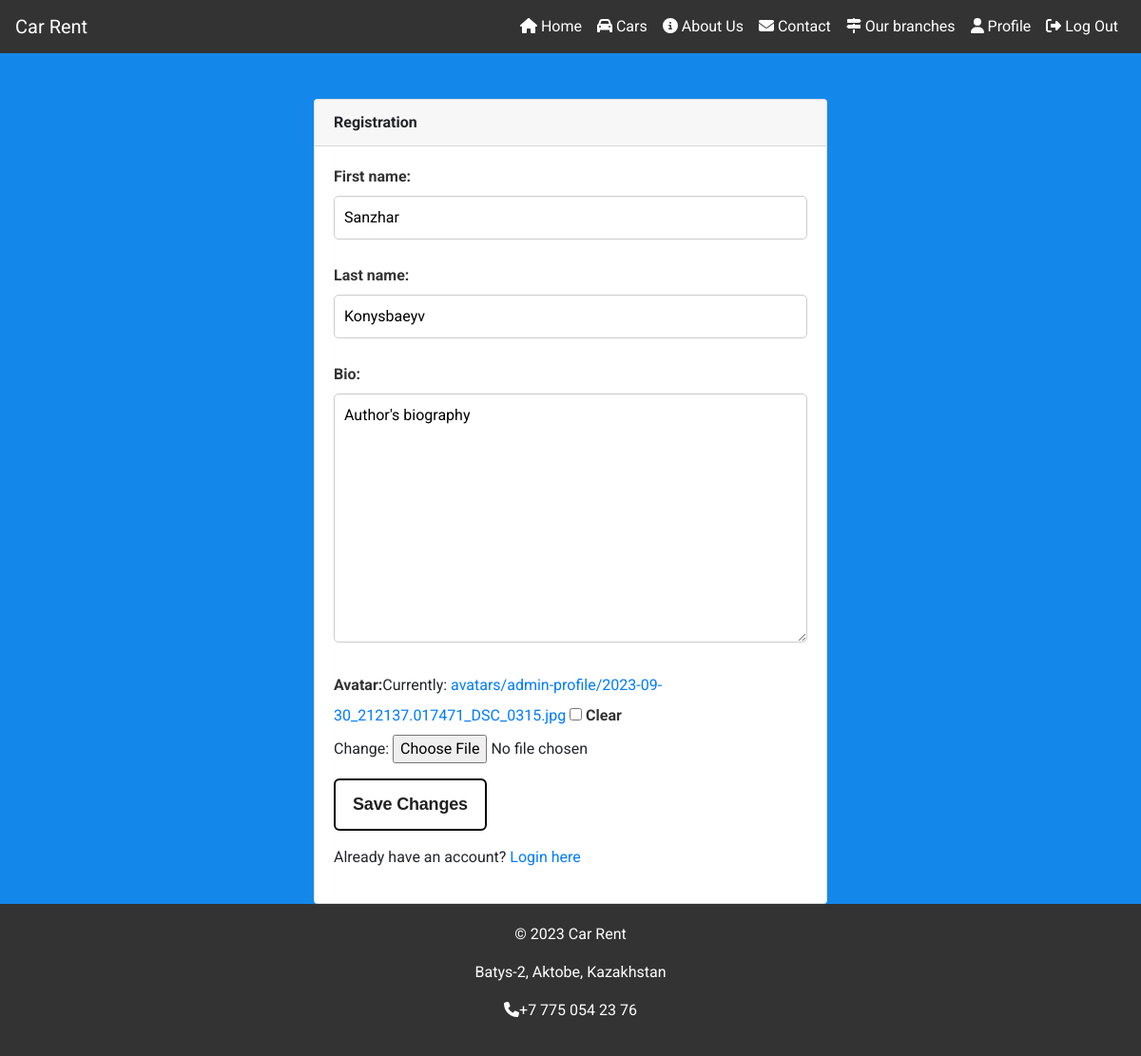
The app's page /update_profile/ (signed in), older data.
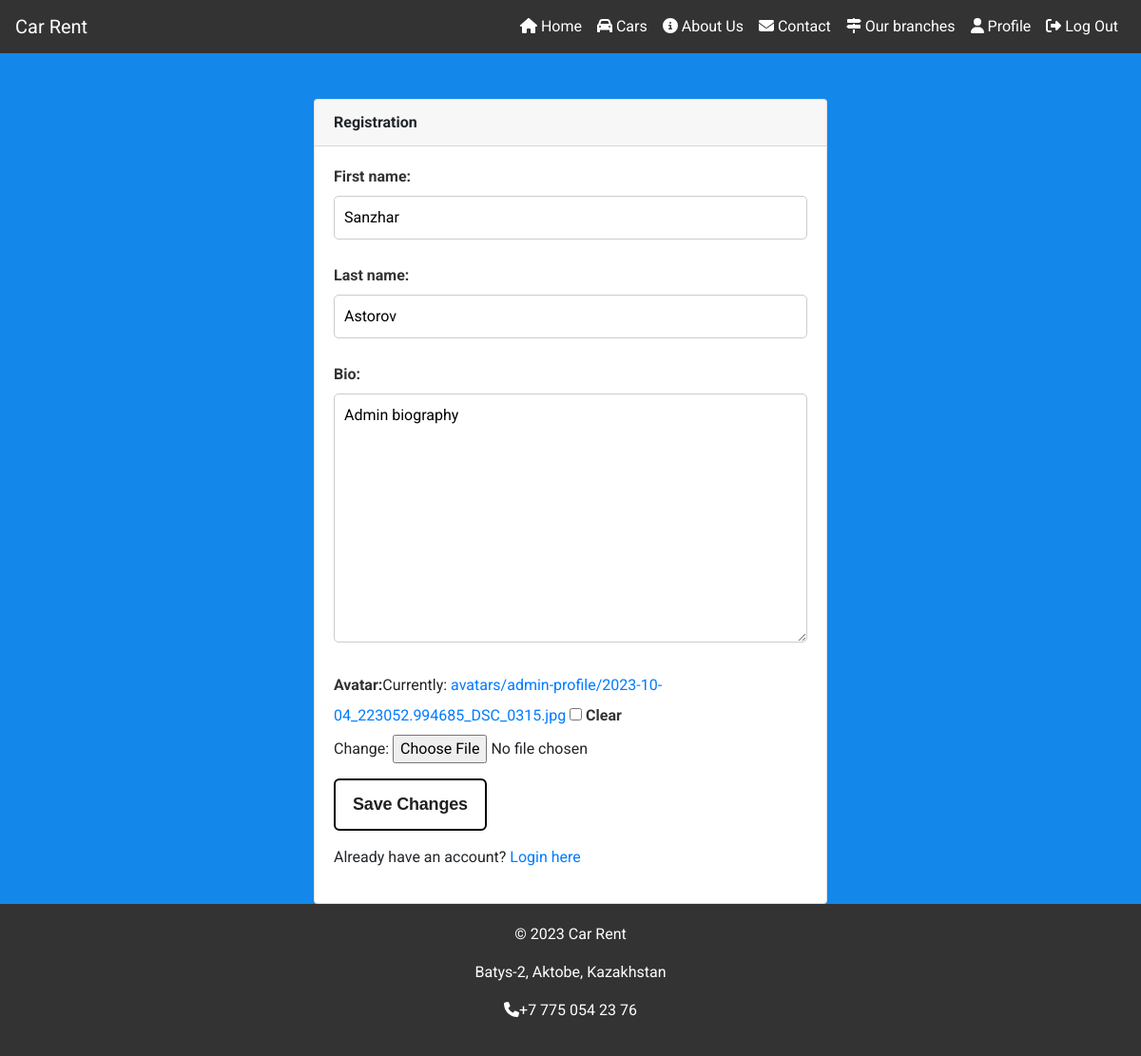
The same page, newer data.
### users/models.py (models this page shows, shortened)
class UserProfile(models.Model):
    user = models.OneToOneField(User, on_delete=models.CASCADE)
    slug = models.SlugField(unique=True, verbose_name='URL', db_index=True, max_length=255)
    first_name = models.CharField(max_length=30)
    last_name = models.CharField(max_length=30)
    bio = models.TextField()
    avatar = models.ImageField(upload_to=user_avatar_upload_to, null=True, blank=True)

### users/views.py (the view, shortened to what this page needs)
# urls.py: path('update_profile/', UpdateProfileView.as_view(), name='update_profile'),
class UpdateProfileView(DataMixin, View):
    template_name = 'users/update_profile.html'
    def get(self, request, *args, **kwargs):
        profile = UserProfile.objects.get(user=request.user)
        form = UpdateProfileForm(instance=profile)
        return render(request, self.template_name, {'form': form})

### users/forms.py (shortened to what this page needs)
class UpdateProfileForm(forms.ModelForm):
    class Meta:
        model = UserProfile
        fields = ('first_name', 'last_name', 'bio', 'avatar')

### users/templates/users/update_profile.html (shortened to what this page needs)
{% extends 'cars/base.html' %}
{%load static%}
{% block content %}
<div class="container mt-5">
    <div class="row justify-content-center">
        <div class="col-md-6">
            <div class="card">
                <div class="card-header"><b>Registration</b></div>
                <div class="card-body">
                    <form method="post" enctype="multipart/form-data">
                        {% for f in form %}
                        <p><label class="form-label" for="{{ f.id_for_label }}">{{f.label}}: </label>{{ f }}</p>
                        {% endfor %}
                        <button type="submit" class="button-80">Save Changes</button>
                    </form>
                    <p class="mt-3">Already have an account? <a href="{% url 'users:login' %}">Login here</a></p>
                </div>
            </div>
        </div>
    </div>
</div>
{% endblock %}

Row changes from the older to the newer data that the page shows:
changed UserProfile "Sanzhar": last_name "Konysbaeyv" → "Astorov"; bio "Author's biography" → "Admin biography"
Text that changed along with them:
text no longer shown: "Currently: avatars/admin-profile/2023-09-30_212137.017471_DSC_0315.jpg Clear Change:"
text now shown: "Currently: avatars/admin-profile/2023-10-04_223052.994685_DSC_0315.jpg Clear Change:"
